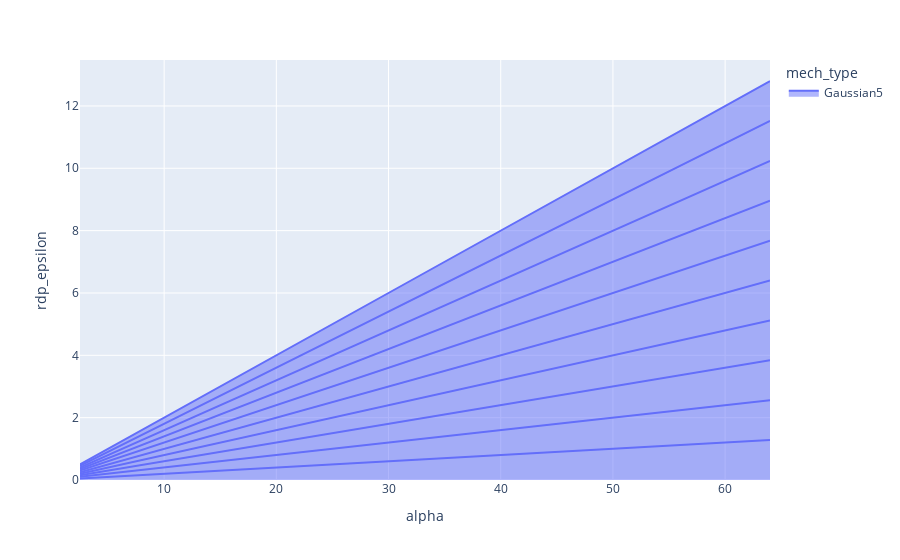

Notebook source saved alongside this figure:
### Markdown cell above
## Naively paying for each query

### Code cell
curves = {}
for i in range(10):
    curves[f"Gaussian5-{i}"] =  GaussianCurve(sigma=5)
    

df = df_normalized_curves(curves)
px.area(df, x="alpha", y="rdp_epsilon", color="mech_type", line_group="mech_name")

### Figure 1 — Plotly figure (JSON) as saved in the notebook; plotly's stock layout.template omitted (floating-point values rounded to 4 significant figures)
{"data": [{"fillpattern": {"shape": ""}, "hovertemplate": "mech_type=Gaussian5<br>mech_name=Gaussian5-0<br>alpha=%{x}<br>rdp_epsilon=%{y}<extra></extra>", "legendgroup": "Gaussian5", "line": {"color": "#636efa"}, "marker": {"symbol": "circle"}, "mode": "lines", "name": "Gaussian5", "orientation": "v", "showlegend": true, "stackgroup": "1", "type": "scatter", "x": [2.5, 3, 4, 5, 6, 8, 16, 32, 64], "xaxis": "x", "y": [0.05, 0.06, 0.08, 0.1, 0.12, 0.16, 0.32, 0.64, 1.28], "yaxis": "y"}, {"fillpattern": {"shape": ""}, "hovertemplate": "mech_type=Gaussian5<br>mech_name=Gaussian5-1<br>alpha=%{x}<br>rdp_epsilon=%{y}<extra></extra>", "legendgroup": "Gaussian5", "line": {"color": "#636efa"}, "marker": {"symbol": "circle"}, "mode": "lines", "name": "Gaussian5", "orientation": "v", "showlegend": false, "stackgroup": "1", "type": "scatter", "x": [2.5, 3, 4, 5, 6, 8, 16, 32, 64], "xaxis": "x", "y": [0.05, 0.06, 0.08, 0.1, 0.12, 0.16, 0.32, 0.64, 1.28], "yaxis": "y"}, {"fillpattern": {"shape": ""}, "hovertemplate": "mech_type=Gaussian5<br>mech_name=Gaussian5-2<br>alpha=%{x}<br>rdp_epsilon=%{y}<extra></extra>", "legendgroup": "Gaussian5", "line": {"color": "#636efa"}, "marker": {"symbol": "circle"}, "mode": "lines", "name": "Gaussian5", "orientation": "v", "showlegend": false, "stackgroup": "1", "type": "scatter", "x": [2.5, 3, 4, 5, 6, 8, 16, 32, 64], "xaxis": "x", "y": [0.05, 0.06, 0.08, 0.1, 0.12, 0.16, 0.32, 0.64, 1.28], "yaxis": "y"}, {"fillpattern": {"shape": ""}, "hovertemplate": "mech_type=Gaussian5<br>mech_name=Gaussian5-3<br>alpha=%{x}<br>rdp_epsilon=%{y}<extra></extra>", "legendgroup": "Gaussian5", "line": {"color": "#636efa"}, "marker": {"symbol": "circle"}, "mode": "lines", "name": "Gaussian5", "orientation": "v", "showlegend": false, "stackgroup": "1", "type": "scatter", "x": [2.5, 3, 4, 5, 6, 8, 16, 32, 64], "xaxis": "x", "y": [0.05, 0.06, 0.08, 0.1, 0.12, 0.16, 0.32, 0.64, 1.28], "yaxis": "y"}, {"fillpattern": {"shape": ""}, "hovertemplate": "mech_type=Gaussian5<br>mech_name=Gaussian5-4<br>alpha=%{x}<br>rdp_epsilon=%{y}<extra></extra>", "legendgroup": "Gaussian5", "line": {"color": "#636efa"}, "marker": {"symbol": "circle"}, "mode": "lines", "name": "Gaussian5", "orientation": "v", "showlegend": false, "stackgroup": "1", "type": "scatter", "x": [2.5, 3, 4, 5, 6, 8, 16, 32, 64], "xaxis": "x", "y": [0.05, 0.06, 0.08, 0.1, 0.12, 0.16, 0.32, 0.64, 1.28], "yaxis": "y"}, {"fillpattern": {"shape": ""}, "hovertemplate": "mech_type=Gaussian5<br>mech_name=Gaussian5-5<br>alpha=%{x}<br>rdp_epsilon=%{y}<extra></extra>", "legendgroup": "Gaussian5", "line": {"color": "#636efa"}, "marker": {"symbol": "circle"}, "mode": "lines", "name": "Gaussian5", "orientation": "v", "showlegend": false, "stackgroup": "1", "type": "scatter", "x": [2.5, 3, 4, 5, 6, 8, 16, 32, 64], "xaxis": "x", "y": [0.05, 0.06, 0.08, 0.1, 0.12, 0.16, 0.32, 0.64, 1.28], "yaxis": "y"}, {"fillpattern": {"shape": ""}, "hovertemplate": "mech_type=Gaussian5<br>mech_name=Gaussian5-6<br>alpha=%{x}<br>rdp_epsilon=%{y}<extra></extra>", "legendgroup": "Gaussian5", "line": {"color": "#636efa"}, "marker": {"symbol": "circle"}, "mode": "lines", "name": "Gaussian5", "orientation": "v", "showlegend": false, "stackgroup": "1", "type": "scatter", "x": [2.5, 3, 4, 5, 6, 8, 16, 32, 64], "xaxis": "x", "y": [0.05, 0.06, 0.08, 0.1, 0.12, 0.16, 0.32, 0.64, 1.28], "yaxis": "y"}, {"fillpattern": {"shape": ""}, "hovertemplate": "mech_type=Gaussian5<br>mech_name=Gaussian5-7<br>alpha=%{x}<br>rdp_epsilon=%{y}<extra></extra>", "legendgroup": "Gaussian5", "line": {"color": "#636efa"}, "marker": {"symbol": "circle"}, "mode": "lines", "name": "Gaussian5", "orientation": "v", "showlegend": false, "stackgroup": "1", "type": "scatter", "x": [2.5, 3, 4, 5, 6, 8, 16, 32, 64], "xaxis": "x", "y": [0.05, 0.06, 0.08, 0.1, 0.12, 0.16, 0.32, 0.64, 1.28], "yaxis": "y"}, {"fillpattern": {"shape": ""}, "hovertemplate": "mech_type=Gaussian5<br>mech_name=Gaussian5-8<br>alpha=%{x}<br>rdp_epsilon=%{y}<extra></extra>", "legendgroup": "Gaussian5", "line": {"color": "#636efa"}, "marker": {"symbol": "circle"}, "mode": "lines", "name": "Gaussian5", "orientation": "v", "showlegend": false, "stackgroup": "1", "type": "scatter", "x": [2.5, 3, 4, 5, 6, 8, 16, 32, 64], "xaxis": "x", "y": [0.05, 0.06, 0.08, 0.1, 0.12, 0.16, 0.32, 0.64, 1.28], "yaxis": "y"}, {"fillpattern": {"shape": ""}, "hovertemplate": "mech_type=Gaussian5<br>mech_name=Gaussian5-9<br>alpha=%{x}<br>rdp_epsilon=%{y}<extra></extra>", "legendgroup": "Gaussian5", "line": {"color": "#636efa"}, "marker": {"symbol": "circle"}, "mode": "lines", "name": "Gaussian5", "orientation": "v", "showlegend": false, "stackgroup": "1", "type": "scatter", "x": [2.5, 3, 4, 5, 6, 8, 16, 32, 64], "xaxis": "x", "y": [0.05, 0.06, 0.08, 0.1, 0.12, 0.16, 0.32, 0.64, 1.28], "yaxis": "y"}], "layout": {"autosize": true, "legend": {"title": {"text": "mech_type"}, "tracegroupgap": 0}, "margin": {"t": 60}, "xaxis": {"anchor": "y", "autorange": true, "domain": [0, 1], "range": [2.5, 64], "title": {"text": "alpha"}, "type": "linear"}, "yaxis": {"anchor": "x", "autorange": true, "domain": [0, 1], "range": [0, 13.47], "title": {"text": "rdp_epsilon"}, "type": "linear"}}}
